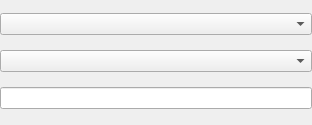
<?xml version="1.0" encoding="UTF-8"?>
<ui version="4.0">
 <class>Form</class>
 <widget class="QWidget" name="Form">
  <property name="geometry">
   <rect>
    <x>0</x>
    <y>0</y>
    <width>312</width>
    <height>125</height>
   </rect>
  </property>
  <property name="windowTitle">
   <string>Form</string>
  </property>
  <layout class="QHBoxLayout" name="horizontalLayout">
   <property name="spacing">
    <number>2</number>
   </property>
   <property name="leftMargin">
    <number>0</number>
   </property>
   <property name="topMargin">
    <number>0</number>
   </property>
   <property name="rightMargin">
    <number>0</number>
   </property>
   <property name="bottomMargin">
    <number>0</number>
   </property>
   <item>
    <layout class="QVBoxLayout" name="verticalLayout_1">
     <item>
      <widget class="QComboBox" name="combobox_filter"/>
     </item>
     <item>
      <widget class="QComboBox" name="combobox_metric"/>
     </item>
     <item>
      <widget class="QLineEdit" name="lineEdit_selected_metric"/>
     </item>
    </layout>
   </item>
  </layout>
 </widget>
 <resources/>
 <connections/>
</ui>
